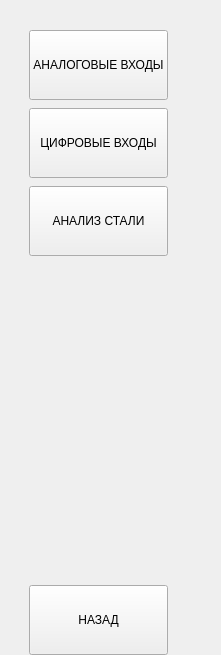
           <widget class="QWidget" name="inputs">
            <layout class="QVBoxLayout" name="verticalLayout_8">
             <property name="spacing">
              <number>8</number>
             </property>
             <property name="leftMargin">
              <number>29</number>
             </property>
             <property name="topMargin">
              <number>30</number>
             </property>
             <property name="rightMargin">
              <number>53</number>
             </property>
             <property name="bottomMargin">
              <number>0</number>
             </property>
             <item>
              <widget class="wButtonStyled" name="bAnalog">
               <property name="sizePolicy">
                <sizepolicy hsizetype="Preferred" vsizetype="Preferred">
                 <horstretch>0</horstretch>
                 <verstretch>0</verstretch>
                </sizepolicy>
               </property>
               <property name="minimumSize">
                <size>
                 <width>0</width>
                 <height>70</height>
                </size>
               </property>
               <property name="text">
                <string>АНАЛОГОВЫЕ ВХОДЫ</string>
               </property>
              </widget>
             </item>
             <item>
              <widget class="wButtonStyled" name="bDigitals">
               <property name="sizePolicy">
                <sizepolicy hsizetype="Preferred" vsizetype="Preferred">
                 <horstretch>0</horstretch>
                 <verstretch>0</verstretch>
                </sizepolicy>
               </property>
               <property name="minimumSize">
                <size>
                 <width>0</width>
                 <height>70</height>
                </size>
               </property>
               <property name="text">
                <string>ЦИФРОВЫЕ ВХОДЫ</string>
               </property>
              </widget>
             </item>
             <item>
              <widget class="wButtonStyled" name="bSteel">
               <property name="sizePolicy">
                <sizepolicy hsizetype="Preferred" vsizetype="Preferred">
                 <horstretch>0</horstretch>
                 <verstretch>0</verstretch>
                </sizepolicy>
               </property>
               <property name="minimumSize">
                <size>
                 <width>0</width>
                 <height>70</height>
                </size>
               </property>
               <property name="text">
                <string>АНАЛИЗ СТАЛИ</string>
               </property>
              </widget>
             </item>
             <item>
              <spacer name="verticalSpacer_6">
               <property name="orientation">
                <enum>Qt::Vertical</enum>
               </property>
               <property name="sizeHint" stdset="0">
                <size>
                 <width>20</width>
                 <height>321</height>
                </size>
               </property>
              </spacer>
             </item>
             <item>
              <widget class="wButtonStyled" name="bBackFromInputs">
               <property name="sizePolicy">
                <sizepolicy hsizetype="Preferred" vsizetype="Preferred">
                 <horstretch>0</horstretch>
                 <verstretch>0</verstretch>
                </sizepolicy>
               </property>
               <property name="minimumSize">
                <size>
                 <width>0</width>
                 <height>70</height>
                </size>
               </property>
               <property name="text">
                <string>НАЗАД</string>
               </property>
              </widget>
             </item>
            </layout>
           </widget>
